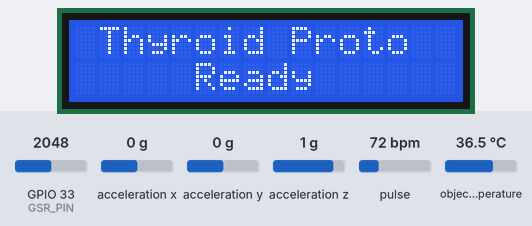
This sketch was run on a simulated ESP32. Parts: 16×2 character LCD. The inputs (shaded band) are chosen by the test bench; at power-on: GPIO 33 (GSR_PIN) = 2048, pulse 72 bpm, acceleration x 0 g, acceleration y 0 g, acceleration z 1 g, object temperature 36.5 °C (analog values on the 0–4095 scale). What the sketch prints to the serial monitor is not drawn.

Above: at 3.2 s.
At 5.1 s:
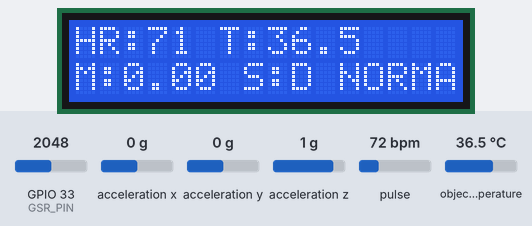
5.2 s: GPIO 33 (GSR_PIN) set to 2140
6.7 s: GPIO 33 (GSR_PIN) set to 2262
At 8.0 s:
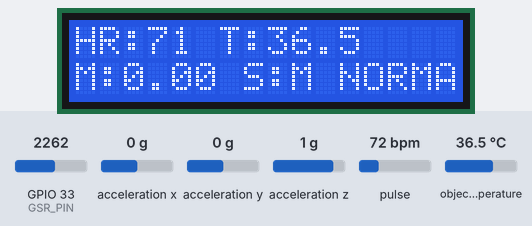
8.5 s: GPIO 33 (GSR_PIN) set to 2325
10.0 s: GPIO 33 (GSR_PIN) set to 2404
11.6 s: pulse set to 100 bpm
At 12.7 s:
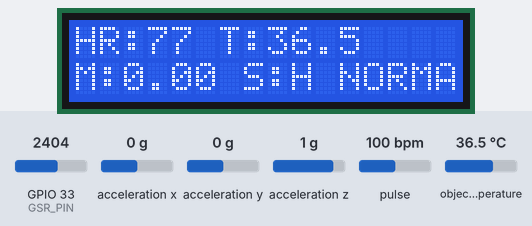
14.4 s: pulse set to 130 bpm
At 17.2 s:
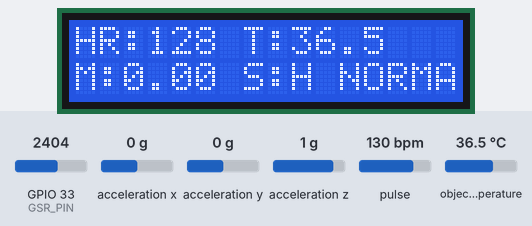
Timing chart, 0 to 17.4 s (numbered marks = the images above; inputs shaded):
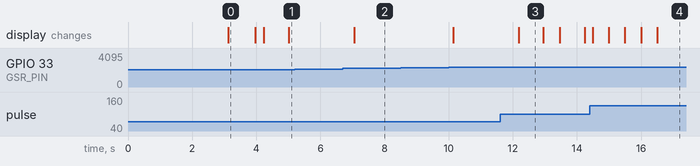

The sketch:

project.ino
```cpp
#include <Wire.h>
#include <LiquidCrystal_I2C.h>
#include <Adafruit_MLX90614.h>
#include <Adafruit_Sensor.h>
#include <Adafruit_ADXL345_U.h>
#include <MAX30105.h>
#include "heartRate.h"

// ================= LCD =================
#define LCD_ADDR 0x27           // change to 0x3F if needed
LiquidCrystal_I2C lcd(LCD_ADDR, 16, 2);

// ================= GSR =================
#define GSR_PIN 33              // ADC1 pin (safe with WiFi)
const int   GSR_SMA = 16;       // smoothing window
const int   GSR_BASE_MS = 3000; // baseline duration on boot
float gsrBaseline = NAN;
int   gsrBuf[GSR_SMA]; int gsrIdx=0, gsrCount=0;

// ================= MAX3010x (PPG) =================
MAX30105 ppg;
const int  HR_WIN = 5;          // moving average window for BPM
float hrBuf[HR_WIN]; int hrIdx=0, hrCount=0;
unsigned long lastBeatMs = 0;

// ================= MLX90614 (Temp) =================
Adafruit_MLX90614 mlx = Adafruit_MLX90614();

// ================= ADXL345 (Motion) ================
Adafruit_ADXL345_Unified adxl = Adafruit_ADXL345_Unified(12345);
sensors_event_t accel;
bool haveLastAccel=false;
float lastX=0, lastY=0, lastZ=0;
float motionEMA=0.0f;
const float MOTION_ALPHA = 0.20f; // 0..1 (higher = faster)

// ================= Thresholds (tune these) =========
const float TEMP_HYPER_C = 37.5;   // > 37.5°C
const float TEMP_HYPO_C  = 36.0;   // < 36.0°C
const int   HR_HYPER_BPM = 100;    // > 100 bpm
const int   HR_HYPO_BPM  = 60;     // < 60 bpm

const float MOTION_HYPER = 0.20;   // vigorous (tremor/restless)
const float MOTION_HYPO  = 0.05;   // very low activity

const float SWEAT_HIGH_PCT = 15.0; // |ΔGSR%| vs baseline for “sweat high”
const float SWEAT_MED_PCT  = 8.0;  // “sweat mild”

// ================= Helpers =================
void lcdCenter(const String &a, const String &b){
lcd.clear();
lcd.setCursor(max(0, (16-(int)a.length())/2), 0); lcd.print(a.substring(0,16));
lcd.setCursor(max(0, (16-(int)b.length())/2), 1); lcd.print(b.substring(0,16));
}

float meanHR(){
int n = min(hrCount, HR_WIN);
if (n==0) return NAN;
float s=0; for(int i=0;i<n;i++) s+=hrBuf[i];
return s/n;
}
void pushHR(float bpm){
hrBuf[hrIdx]=bpm; hrIdx=(hrIdx+1)%HR_WIN; if(hrCount<HR_WIN) hrCount++;
}

float pushGSRandAvg(int raw){
gsrBuf[gsrIdx]=raw; gsrIdx=(gsrIdx+1)%GSR_SMA; if(gsrCount<GSR_SMA) gsrCount++;
long sum=0; for(int i=0;i<gsrCount;i++) sum+=gsrBuf[i];
return (float)sum/max(1,gsrCount);
}

// ================= Setup =================
void setup(){
Wire.begin(21,22);
Serial.begin(115200);

// LCD
lcd.init(); lcd.backlight();
lcdCenter("Thyroid Proto", "Initializing...");

// MLX90614
if(!mlx.begin()){ Serial.println("MLX90614 not found"); lcdCenter("MLX90614 ERROR","Check wiring"); delay(1500); }

// ADXL345
if(!adxl.begin()){ Serial.println("ADXL345 not found"); lcdCenter("ADXL345 ERROR","Check wiring"); delay(1500); }
else adxl.setRange(ADXL345_RANGE_2_G);

// MAX3010x
if(!ppg.begin(Wire, I2C_SPEED_FAST)){
   Serial.println("MAX3010x not found");
   lcdCenter("MAX3010x ERROR","Check wiring"); delay(1500);
} else {
   byte ledBrightness=0x3F; byte sampleAverage=4; byte ledMode=2;
   int sampleRate=100; int pulseWidth=411; int adcRange=16384;
   ppg.setup(ledBrightness, sampleAverage, ledMode, sampleRate, pulseWidth, adcRange);
}

// GSR ADC
analogReadResolution(12);
analogSetPinAttenuation(GSR_PIN, ADC_11db);

// GSR baseline
unsigned long t0=millis(); long sum=0; int n=0;
while(millis()-t0<GSR_BASE_MS){ sum+=analogRead(GSR_PIN); n++; delay(50); }
gsrBaseline = (n>0)? (float)sum/n : 2000.0f;
Serial.print("GSR baseline: "); Serial.println(gsrBaseline,1);

lcdCenter("Thyroid Proto","Ready");
delay(800);
}

// ================= Loop =================
unsigned long lastLCD=0;

void loop(){
// -------- Heart Rate (PPG) --------
long ir = ppg.getIR();
if(ir>5000 && checkForBeat(ir)){
   unsigned long now=millis();
   unsigned long delta=now-lastBeatMs; lastBeatMs=now;
   if(delta>300 && delta<2000){  // 30..200 bpm
     float bpm=60.0f*1000.0f/(float)delta;
     pushHR(bpm);
   }
}
float bpmAvg = meanHR();
bool hrValid = !isnan(bpmAvg) && bpmAvg>30 && bpmAvg<200;

// -------- Temperature --------
float tempC = mlx.readObjectTempC(); // NAN if sensor not ready sometimes

// -------- Motion (ADXL) --------
adxl.getEvent(&accel);
float motion = NAN;
if(haveLastAccel){
   float dx=accel.acceleration.x-lastX;
   float dy=accel.acceleration.y-lastY;
   float dz=accel.acceleration.z-lastZ;
   float inst = sqrt(dx*dx+dy*dy+dz*dz);
   motionEMA = MOTION_ALPHA*inst + (1.0f-MOTION_ALPHA)*motionEMA;
   motion = motionEMA;
}
lastX=accel.acceleration.x; lastY=accel.acceleration.y; lastZ=accel.acceleration.z; haveLastAccel=true;

// -------- GSR (sweat) --------
int gsrRaw = analogRead(GSR_PIN);
float gsrAvg = pushGSRandAvg(gsrRaw);
float gsrPct = (gsrBaseline>1.0f)? ((gsrAvg-gsrBaseline)*100.0f/gsrBaseline) : 0.0f;
String sweatLevel = "DRY";
if (fabs(gsrPct) > SWEAT_HIGH_PCT)      sweatLevel = "HIGH";
else if (fabs(gsrPct) > SWEAT_MED_PCT)  sweatLevel = "MILD";

// -------- Screening Logic (prototype) --------
String status = "NORMAL";
if (!hrValid || isnan(tempC)) {
   status = "PLACE FINGER";
} else {
   bool hyper = (bpmAvg > HR_HYPER_BPM) && (tempC > TEMP_HYPER_C) &&
                ( (!isnan(motion) && motion > MOTION_HYPER) || (sweatLevel=="HIGH") );
   bool hypo  = (bpmAvg < HR_HYPO_BPM) && (tempC < TEMP_HYPO_C) &&
                ( (!isnan(motion) && motion < MOTION_HYPO) );

   if (hyper)      status = "POSSIBLE HYPER";
   else if (hypo)  status = "POSSIBLE HYPO";
   else            status = "NORMAL";
}

// -------- LCD update (4x/sec) --------
if(millis()-lastLCD>250){
   lastLCD=millis();
   lcd.clear();
   // L1: HR + Temp
   lcd.setCursor(0,0);
   if(hrValid){ lcd.print("HR:"); lcd.print((int)round(bpmAvg)); lcd.print(" "); }
   else        { lcd.print("HR:-- "); }
   lcd.print("T:");
   if(!isnan(tempC)) { lcd.print(tempC,1); }
   else              { lcd.print("--.-"); }

   // L2: Motion + Sweat + Status short
   lcd.setCursor(0,1);
   lcd.print("M:");
   if(!isnan(motion)) lcd.print(motion,2); else lcd.print("--");
   lcd.print(" S:");
   lcd.print(sweatLevel.substring(0,1));  // D / M / H
   lcd.print(" ");

   if(status=="POSSIBLE HYPER") lcd.print("HYPER");
   else if(status=="POSSIBLE HYPO") lcd.print("HYPO ");
   else if(status=="PLACE FINGER") lcd.print("FINGER");
   else lcd.print("NORMAL");
}

// Optional serial debug (slower)
static unsigned long lastDbg=0;
if(millis()-lastDbg>1000){
   lastDbg=millis();
   Serial.print("HR="); Serial.print(hrValid? bpmAvg : -1);
   Serial.print("  T="); Serial.print(tempC);
   Serial.print("  M="); Serial.print(motion);
   Serial.print("  GSRraw="); Serial.print(gsrRaw);
   Serial.print("  dGSR%="); Serial.print(gsrPct,1);
   Serial.print("  Sweat="); Serial.print(sweatLevel);
   Serial.print("  -> "); Serial.println(status);
}
}
```

Measured:
- the behaviour switches between 2211 and 2212 on GPIO 33 (GSR_PIN) (found by bisection; images 1 and 2)
- after the input at 5.2 s, every drawn part: stays the same
- after the input at 6.7 s, the display: changes after 0.36 s (image 2)
- after the input at 8.5 s, every drawn part: stays the same
- after the input at 11.6 s, the display: changes after 0.59 s (image 3)
- after the input at 14.4 s, the display: first changes after 0.09 s (image 4 shows a later state)
- what the display in image 0 shows lasts 0.9 s, from 3.1 s to 4.0 s
